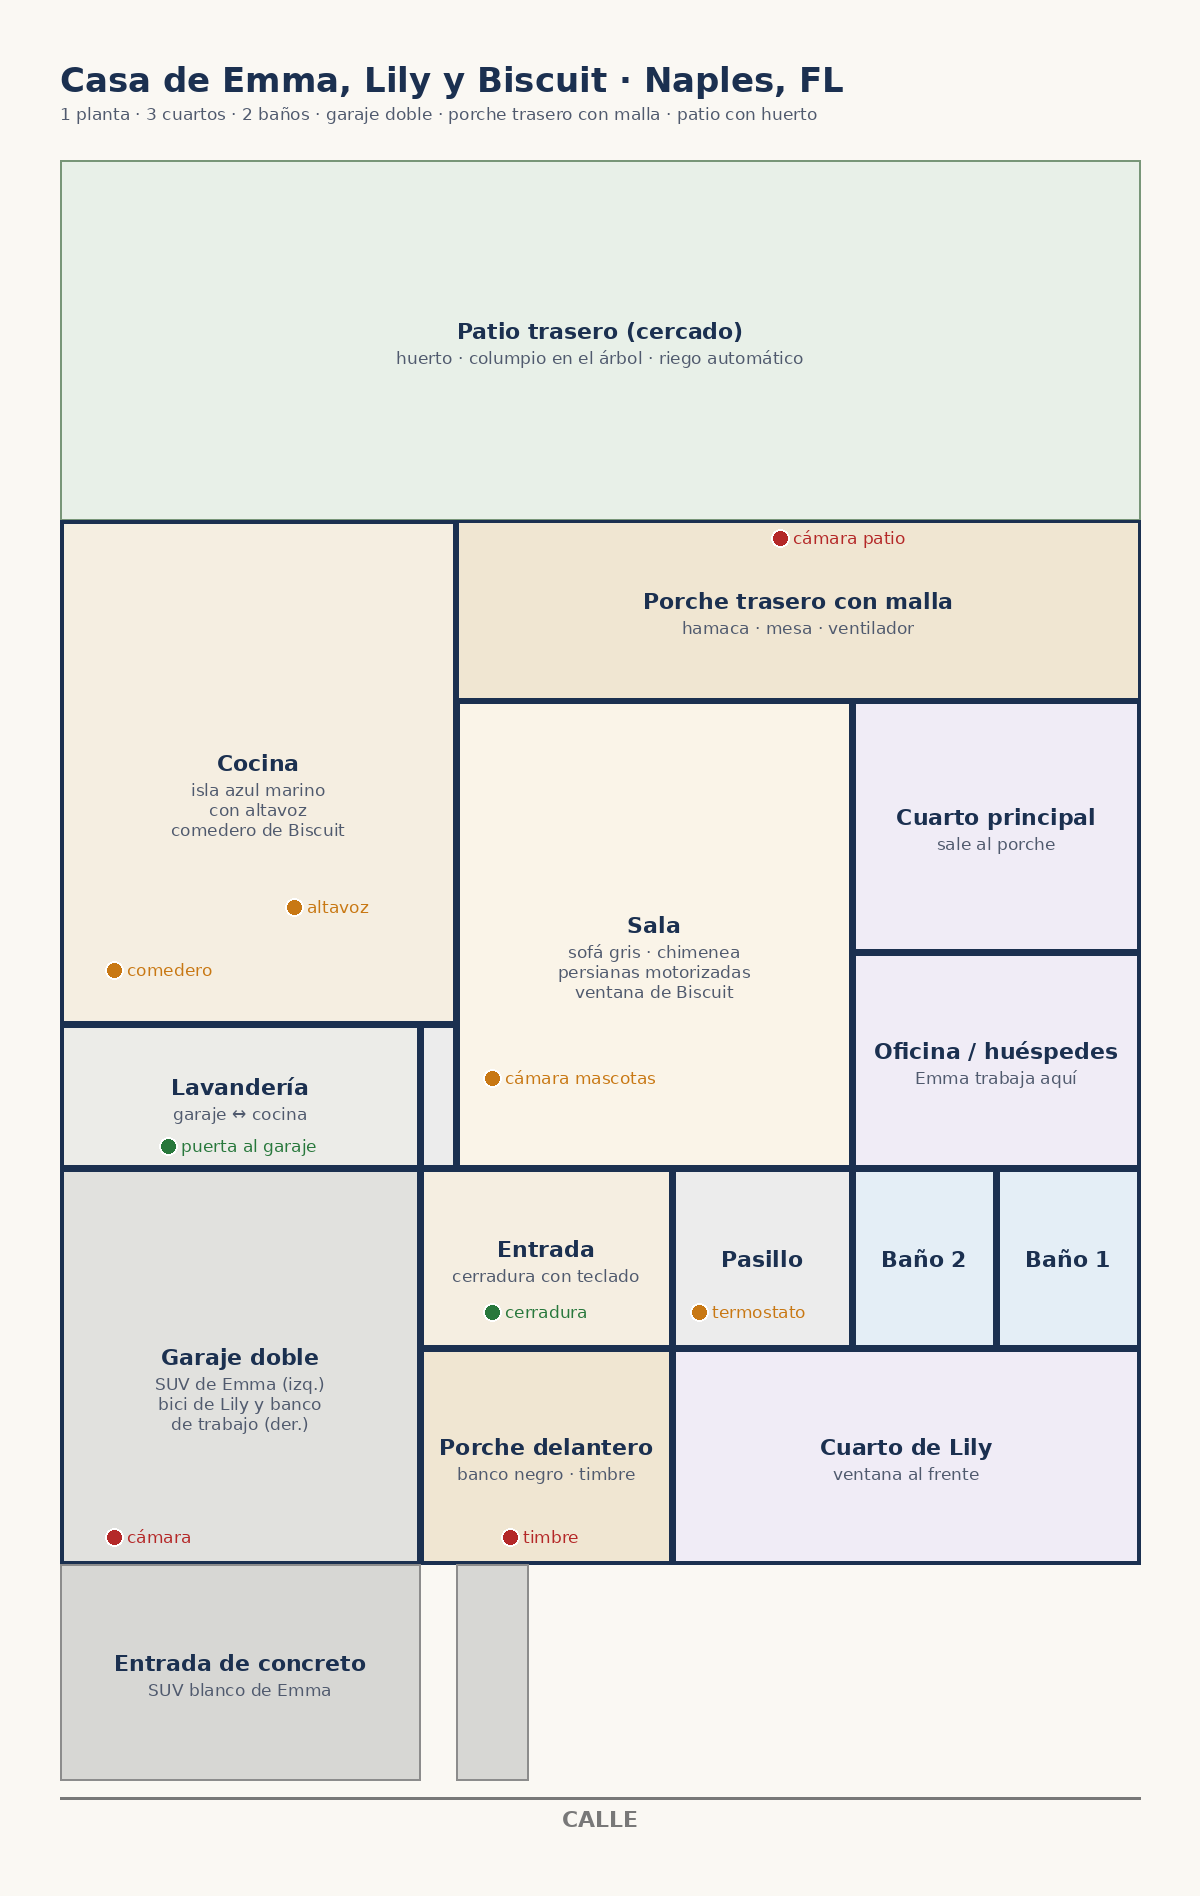

The script that saved this image:
#!/usr/bin/env python3
"""Plano de la casa de la familia 2 (Emma, Lily y Biscuit) -> familias/familia_2/plano.png"""
from PIL import Image, ImageDraw, ImageFont

S, M, W_FT, D_FT = 18, 60, 60, 92
Wd, Hd = W_FT * S + 2 * M, D_FT * S + 2 * M + 120
img = Image.new("RGB", (Wd, Hd), (250, 248, 243))
d = ImageDraw.Draw(img)
B = ImageFont.truetype("/usr/share/fonts/truetype/dejavu/DejaVuSans-Bold.ttf", 22)
R = ImageFont.truetype("/usr/share/fonts/truetype/dejavu/DejaVuSans.ttf", 17)
T = ImageFont.truetype("/usr/share/fonts/truetype/dejavu/DejaVuSans-Bold.ttf", 34)
NAVY = (27, 48, 80)
top = M + 100


def P(x, y):  # y = 0 frente (abajo); crece hacia el patio (arriba)
    return (M + x * S, top + (D_FT - 14 - y) * S)


def rect(x0, y0, x1, y1, fill, label=None, sub=None, lw=4, col=NAVY):
    a, b = P(x0, y1), P(x1, y0)
    d.rectangle([a, b], fill=fill, outline=col, width=lw)
    if label:
        cx, cy = (a[0] + b[0]) / 2, (a[1] + b[1]) / 2
        tw = d.textlength(label, font=B)
        d.text((cx - tw / 2, cy - (22 if sub else 12)), label, font=B, fill=NAVY)
        if sub:
            for k, line in enumerate(sub.split("\n")):
                tw = d.textlength(line, font=R)
                d.text((cx - tw / 2, cy + 8 + k * 20), line, font=R, fill=(80, 90, 110))


def dot(x, y, c, txt, dx=13):
    p = P(x, y)
    d.ellipse([p[0] - 9, p[1] - 9, p[0] + 9, p[1] + 9], fill=c, outline="white", width=2)
    d.text((p[0] + dx, p[1] - 10), txt, font=R, fill=c)


d.text((M, M), "Casa de Emma, Lily y Biscuit · Naples, FL", font=T, fill=NAVY)
d.text((M, M + 44), "1 planta · 3 cuartos · 2 baños · garaje doble · porche trasero con malla · patio con huerto",
       font=R, fill=(80, 90, 110))

rect(0, 58, 60, 78, (232, 240, 232), "Patio trasero (cercado)", "huerto · columpio en el árbol · riego automático",
     lw=2, col=(120, 150, 120))
rect(22, 48, 60, 58, (240, 230, 210), "Porche trasero con malla", "hamaca · mesa · ventilador", lw=3)

rect(0, 0, 20, 22, (225, 225, 222), "Garaje doble", "SUV de Emma (izq.)\nbici de Lily y banco\nde trabajo (der.)")
rect(0, 22, 20, 30, (236, 236, 232), "Lavandería", "garaje ↔ cocina")
rect(0, 30, 22, 58, (245, 238, 225), "Cocina", "isla azul marino\ncon altavoz\ncomedero de Biscuit")
rect(20, 0, 34, 12, (240, 230, 210), "Porche delantero", "banco negro · timbre")
rect(20, 12, 34, 22, (245, 238, 225), "Entrada", "cerradura con teclado")
rect(22, 22, 44, 48, (250, 244, 232), "Sala", "sofá gris · chimenea\npersianas motorizadas\nventana de Biscuit")
rect(34, 0, 60, 12, (240, 236, 246), "Cuarto de Lily", "ventana al frente")
rect(34, 12, 44, 22, (236, 236, 236), "Pasillo")
rect(20, 22, 22, 30, (236, 236, 236))
rect(44, 12, 52, 22, (228, 238, 246), "Baño 2")
rect(52, 12, 60, 22, (228, 238, 246), "Baño 1")
rect(44, 22, 60, 34, (240, 236, 246), "Oficina / huéspedes", "Emma trabaja aquí")
rect(44, 34, 60, 48, (240, 236, 246), "Cuarto principal", "sale al porche")
rect(0, -12, 20, 0, (215, 215, 212), "Entrada de concreto", "SUV blanco de Emma", lw=2, col=(140, 140, 140))
rect(22, -12, 26, 0, (215, 215, 212), None, lw=2, col=(140, 140, 140))
d.line([P(0, -13), P(60, -13)], fill=(120, 120, 120), width=3)
tw = d.textlength("CALLE", font=B)
d.text(((Wd - tw) / 2, P(0, -13)[1] + 8), "CALLE", font=B, fill=(120, 120, 120))

dot(13, 36.5, (200, 120, 20), "altavoz")
dot(3, 33, (200, 120, 20), "comedero")
dot(3, 1.5, (180, 40, 40), "cámara")
dot(25, 1.5, (180, 40, 40), "timbre")
dot(24, 14, (40, 120, 60), "cerradura")
dot(35.5, 14, (200, 120, 20), "termostato")
dot(24, 27, (200, 120, 20), "cámara mascotas")
dot(6, 23.2, (40, 120, 60), "puerta al garaje")
dot(40, 57, (180, 40, 40), "cámara patio")

img.save("familias/familia_2/plano.png")
print(img.size)
